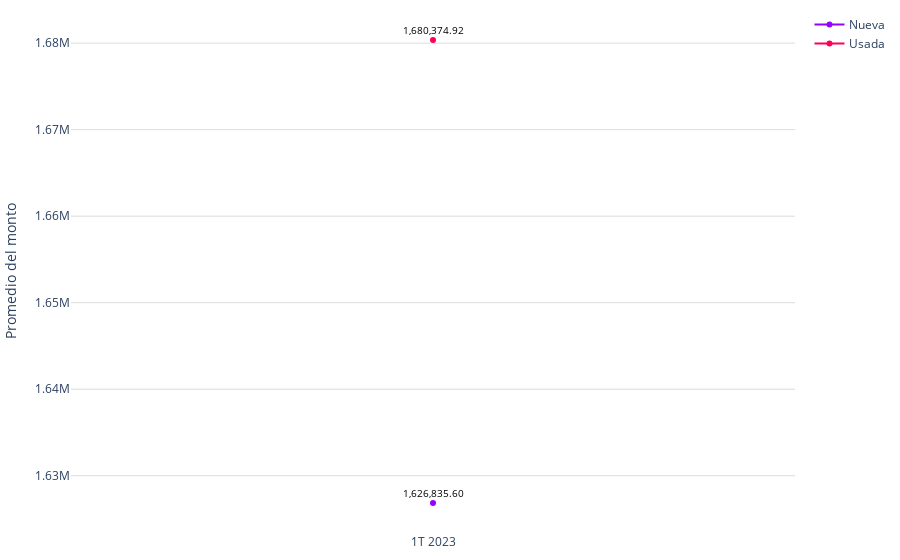

Write notebook code for a chart like this one.
### Code cell
# Datos
trimestres = promedio_monto_por_modalidad_mes['trimestre']
modalidades = promedio_monto_por_modalidad_mes['modalidad']
promedios = promedio_monto_por_modalidad_mes['promedio']

# Limpiar las cadenas de promedio y convertirlas a números
promedios_limpios = [float(promedio.replace(',', '')) for promedio in promedios]

colors = ['#9500ff', '#ff0059']
fig = go.Figure()

# Agregar líneas para cada modalidad
for i, modalidad in enumerate(modalidades.unique()):
    df_modalidad = promedio_monto_por_modalidad_mes[promedio_monto_por_modalidad_mes['modalidad'] == modalidad]
    fig.add_trace(go.Scatter(
        x=df_modalidad['trimestre'],
        y=df_modalidad['promedio'].apply(lambda x: float(x.replace(',', ''))),  # Usar los promedios limpios
        mode='markers+lines',
        name=modalidad,
        line=dict(color=colors[i % len(colors)])  # Asignar colores a las líneas
    ))

fig.update_layout(
    #title='Promedio de valor de créditos para viviendas nuevas y usadas (2023)',
    #xaxis=dict(title='Trimestre'),
    yaxis=dict(title='Promedio del monto', gridcolor='#dddcda'),
    margin=dict(l=10, r=10, t=10, b=10),  # Ajusta los márgenes (left, right, top, bottom)
    plot_bgcolor='rgba(0,0,0,0)',  # Color de fondo del gráfico
)

# Agregar etiquetas de texto a los puntos
for trace in fig.data:
    df_modalidad = promedio_monto_por_modalidad_mes[promedio_monto_por_modalidad_mes['modalidad'] == trace.name]
    for i, point in enumerate(trace.y):
        fig.add_annotation(
            x=trace.x[i],
            y=point,
            text=f'{df_modalidad.iloc[i]["promedio"]}',
            showarrow=False,
            font=dict(color='black', size=10),
            yshift=10
        )

# Exportar gráfica como archivo HTML
def guardar_grafico_como_html(fig, nombre_archivo, carpeta='assets\graficas'):
    # Crear la carpeta si no existe
    if not os.path.exists(carpeta):
        os.makedirs(carpeta)
    
    # Gráfica como archivo HTML en la carpeta especificada
    pio.write_html(fig, f'{carpeta}/{nombre_archivo}.html')

guardar_grafico_como_html(fig, 'g_scatt_creditos_nuevausada_2024', carpeta='assets\graficas')
fig.show()

### Figure 1 — Plotly figure (JSON) as saved in the notebook; plotly's stock layout.template omitted (floating-point values rounded to 4 significant figures)
{"data": [{"line": {"color": "#9500ff"}, "mode": "markers+lines", "name": "Nueva", "type": "scatter", "x": ["1T 2023"], "y": [1627000.0]}, {"line": {"color": "#ff0059"}, "mode": "markers+lines", "name": "Usada", "type": "scatter", "x": ["1T 2023"], "y": [1680000.0]}], "layout": {"annotations": [{"font": {"color": "black", "size": 10}, "showarrow": false, "text": "1,626,835.60", "x": "1T 2023", "y": 1627000.0, "yshift": 10}, {"font": {"color": "black", "size": 10}, "showarrow": false, "text": "1,680,374.92", "x": "1T 2023", "y": 1680000.0, "yshift": 10}], "margin": {"b": 10, "l": 10, "r": 10, "t": 10}, "plot_bgcolor": "rgba(0,0,0,0)", "yaxis": {"gridcolor": "#dddcda", "title": {"text": "Promedio del monto"}}}}
